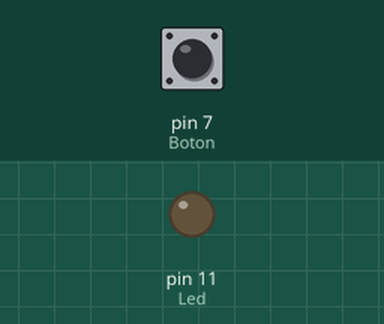
This sketch was run on a simulated Arduino Uno, built with avr-gcc and run on an emulated ATmega328P. On the bench: output pins drawn as LEDs (lit = HIGH). The test bench sets the inputs (shaded band); at power-on: pin 7 (Boton) LOW.

Above: at 1.2 s.
1.3 s: pin 7 (Boton) pulled HIGH for 0.15 s
At 1.37 s:
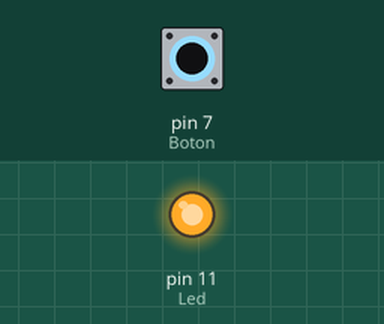
2.9 s: pin 7 (Boton) pulled HIGH for 3.2 s
At 6.8 s:
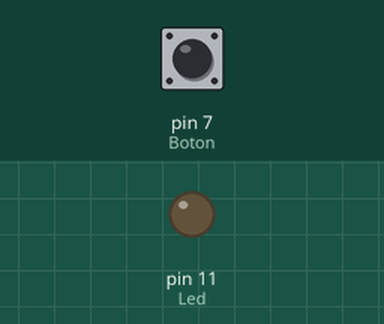
Timing chart, 0 to 8.3 s (numbered marks = the images above; inputs shaded):
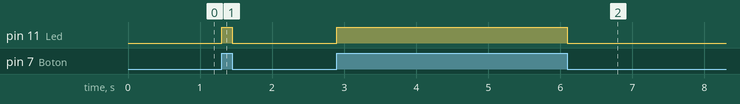

Measured:
- after the input at 1.3 s, pin 11 (Led): LOW → HIGH at once, → LOW 0.15 s later
- after the input at 2.9 s, pin 11 (Led): LOW → HIGH at once, → LOW 3.2 s later

The sketch:

Boton-pulsador.ino
```cpp
// Práctica encender y apagar un LED a través de botón o micro switch

const int Led=11;
const int Boton=7;

  int val;
  void setup(){

  pinMode(Led,OUTPUT);
  pinMode(Boton,INPUT);
}
void loop(){
  val=digitalRead(Boton);
    if  (val==HIGH){
  digitalWrite(Led,HIGH);

}
  else { digitalWrite(Led,LOW);
}
}
```
